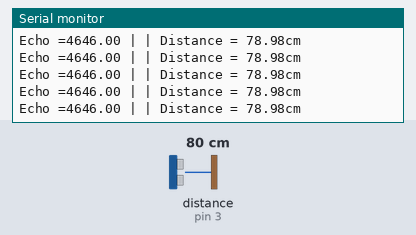
Bench run of a sketch on a simulated Arduino Uno, built with avr-gcc and run on an emulated ATmega328P. On the bench: the last lines printed to the serial monitor. Wiring (inferred from the names in the program): ultrasonic range finder: trigger pin 2; echo pin 3. Inputs (shaded band) come from the test bench; at power-on: distance to the obstacle (sensor on pin 3) 80 cm. The echo pulse lasts 58.3 µs per cm.

Above: at 1.2 s.
1.3 s: distance to the obstacle (sensor on pin 3) set to 35 cm
At 1.39 s:
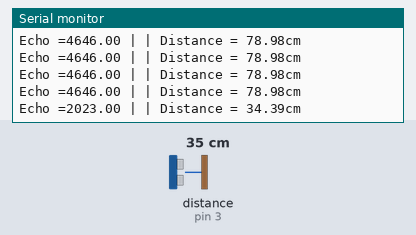
4.3 s: distance to the obstacle (sensor on pin 3) set to 18 cm
At 4.39 s:
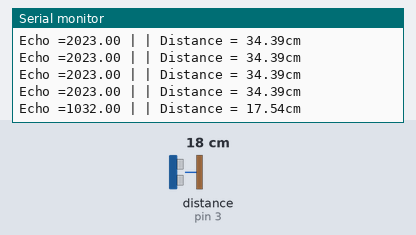
7.3 s: distance to the obstacle (sensor on pin 3) set to 35 cm
At 7.37 s:
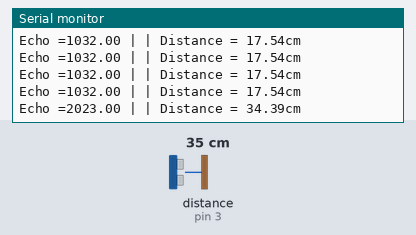
13.3 s: distance to the obstacle (sensor on pin 3) set to 250 cm
At 13.39 s:
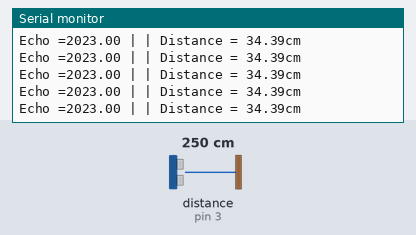
16.3 s: distance to the obstacle (sensor on pin 3) set to 299 cm
At 16.41 s:
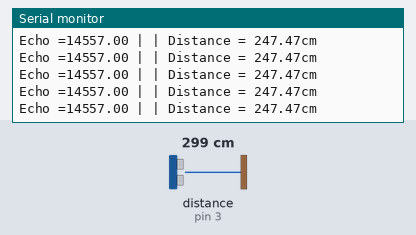
Timing chart, 0 to 19.3 s (numbered marks = the images above; inputs shaded):
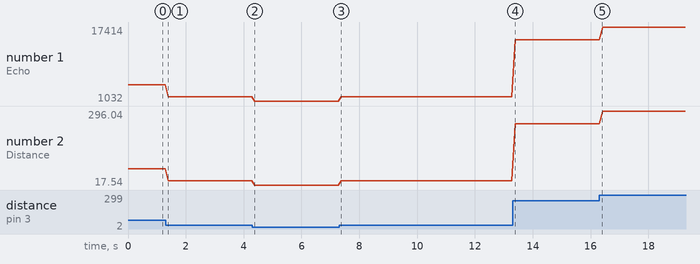

The sketch:

test_utra_son.ino
```cpp
//LingShun LAB

#define Trig 2 //引脚Tring 连接 IO D2
#define Echo 3 //引脚Echo 连接 IO D3

float cm; //距离变量
float temp; //

void setup() {
  Serial.begin(9600);
  pinMode(Trig, OUTPUT);
  pinMode(Echo, INPUT);
}

void loop() {
  //给Trig发送一个低高低的短时间脉冲,触发测距
  digitalWrite(Trig, LOW); //给Trig发送一个低电平
  delayMicroseconds(2);    //等待 2微妙
  digitalWrite(Trig,HIGH); //给Trig发送一个高电平
  delayMicroseconds(10);    //等待 10微妙
  digitalWrite(Trig, LOW); //给Trig发送一个低电平

  temp = float(pulseIn(Echo, HIGH)); //存储回波等待时间,
  //pulseIn函数会等待引脚变为HIGH,开始计算时间,再等待变为LOW并停止计时
  //返回脉冲的长度

  //声速是:340m/1s 换算成 34000cm / 1000000μs => 34 / 1000
  //因为发送到接收,实际是相同距离走了2回,所以要除以2
  //距离(厘米)  =  (回波时间 * (34 / 1000)) / 2
  //简化后的计算公式为 (回波时间 * 17)/ 1000

  cm = (temp * 17 )/1000; //把回波时间换算成cm

  Serial.print("Echo =");
  Serial.print(temp);//串口输出等待时间的原始数据
  Serial.print(" | | Distance = ");
  Serial.print(cm);//串口输出距离换算成cm的结果
  Serial.println("cm");
  delay(100);
}
```

Measured:
- after the input at 1.3 s, the serial monitor: prints a new line after 0.08 s (image 1)
- after the input at 4.3 s, the serial monitor: prints a new line after 0.09 s (image 2)
- after the input at 7.3 s, the serial monitor: prints a new line after 0.07 s (image 3)
- plotted number 1: 4646 → 2023 after the input at 1.3 s, 2023 → 1032 after the input at 4.3 s, 1032 → 2023 after the input at 7.3 s, 2023 → 14557 after the input at 13.3 s, 14557 → 17414 after the input at 16.3 s
- plotted number 2: 78.98 → 34.39 after the input at 1.3 s, 34.39 → 17.54 after the input at 4.3 s, 17.54 → 34.39 after the input at 7.3 s, 34.39 → 247.47 after the input at 13.3 s, 247.47 → 296.04 after the input at 16.3 s
